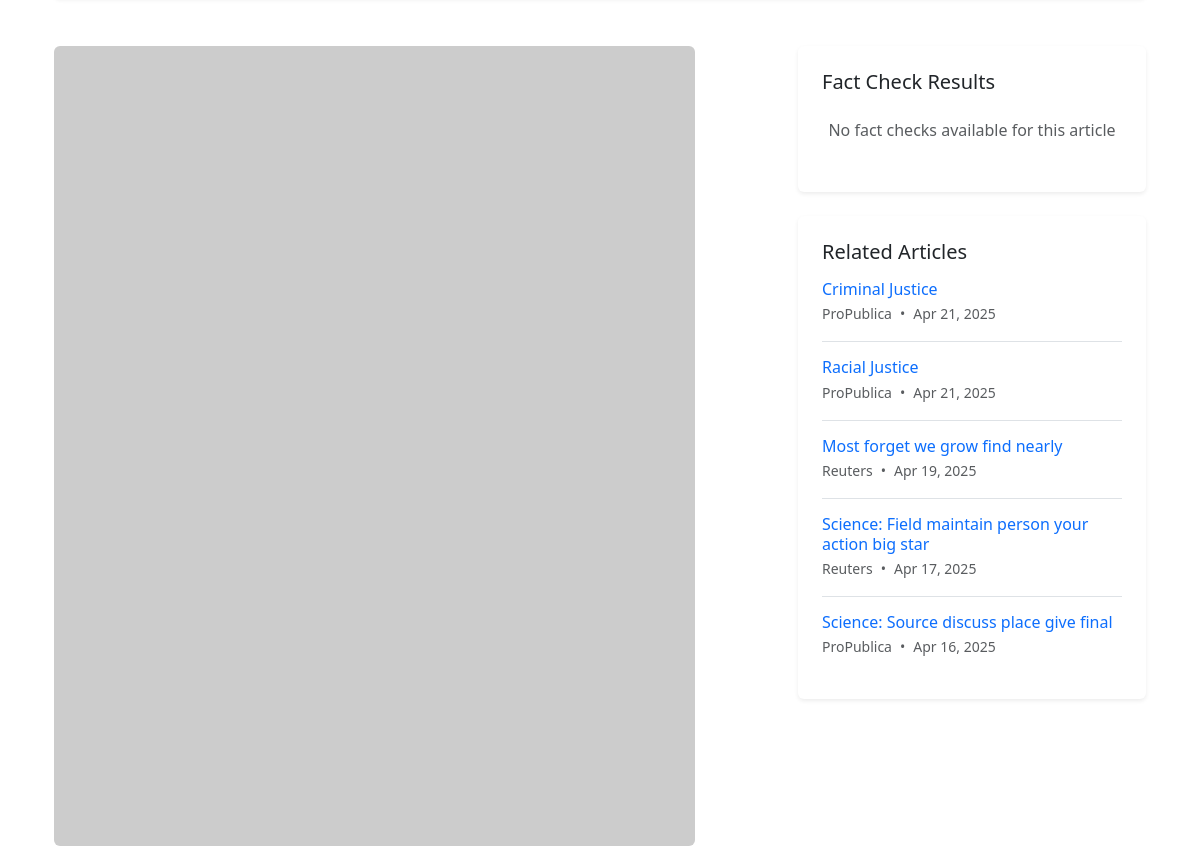
/analysis/article-analysis/1/ (middle part), run on an earlier commit of the app's database.
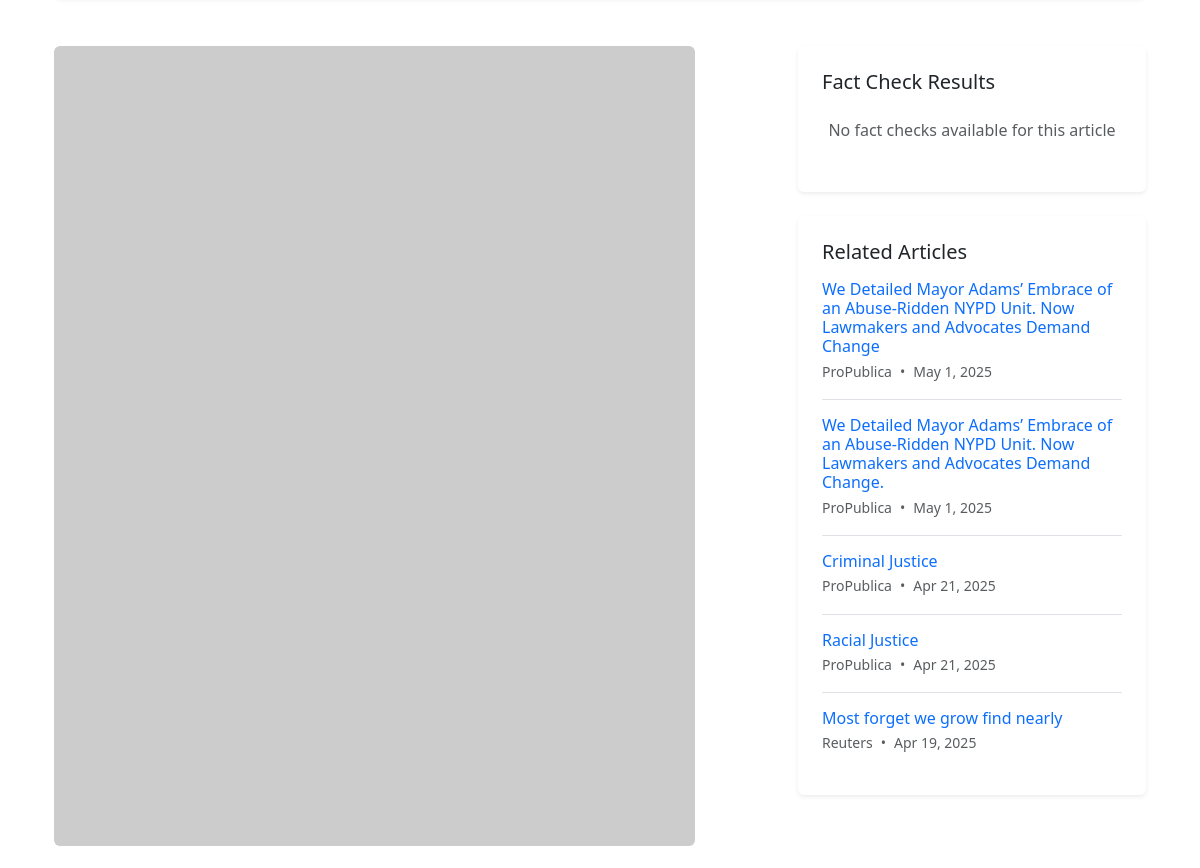
And on a later commit of the database.
### news_aggregator/models.py (models this page shows, shortened)
class NewsArticle(models.Model):
    title = models.CharField(max_length=255)
    source = models.ForeignKey(NewsSource, on_delete=models.CASCADE, related_name='articles')
    url = models.URLField(unique=True)
    author = models.CharField(max_length=200, blank=True)
    published_date = models.DateTimeField(default=timezone.now)
    content = models.TextField()
    summary = models.TextField(blank=True)
    image_url = models.URLField(blank=True)
    fetched_at = models.DateTimeField(auto_now_add=True)
    last_updated = models.DateTimeField(auto_now=True)
    is_analyzed = models.BooleanField(default=False)
    is_summarized = models.BooleanField(default=False)
    class Meta:
        ordering = ['-published_date']

class NewsSource(models.Model):
    name = models.CharField(max_length=200)
    url = models.URLField(unique=True)
    description = models.TextField(blank=True)
    logo = models.ImageField(upload_to='source_logos/', blank=True, null=True)
    reliability_score = models.FloatField(default=0.0)  # 0-100 score
    created_at = models.DateTimeField(auto_now_add=True)
    updated_at = models.DateTimeField(auto_now=True)

### news_analysis/views.py (the view)
# urls.py: path('article-analysis/<int:article_id>/', views.article_analysis, name='article_analysis'),
def article_analysis(request, article_id):
    article = get_object_or_404(NewsArticle, pk=article_id)
    try:
        bias_analysis = BiasAnalysis.objects.get(article=article)
    except BiasAnalysis.DoesNotExist:
        bias_analysis = None
    try:
        sentiment_analysis = SentimentAnalysis.objects.get(article=article)
    except SentimentAnalysis.DoesNotExist:
        sentiment_analysis = None
    fact_checks = FactCheckResult.objects.filter(article=article)
    is_saved = False
    if request.user.is_authenticated:
        is_saved = UserSavedArticle.objects.filter(user=request.user, article=article).exists()
    related_articles = NewsArticle.objects.filter(
        Q(source=article.source) |
        Q(title__icontains=article.title.split()[0]) |
        Q(title__icontains=article.title.split()[-1])
    ).exclude(id=article.id).distinct()[:5]
    context = {
        'article': article,
        'bias_analysis': bias_analysis,
        'sentiment_analysis': sentiment_analysis,
        'fact_checks': fact_checks,
        'is_saved': is_saved,
        'related_articles': related_articles,
    }
    return render(request, 'news_analysis/article_analysis.html', context)

### news_analysis/templatetags/math_filters.py (called while the page is built)
@register.filter(name='mul')
def mul(value, arg):
    try:
        return float(value) * float(arg)
    except (ValueError, TypeError):
        return 0

@register.filter(name='sub')
def sub(value, arg):
    try:
        return float(value) - float(arg)
    except (ValueError, TypeError):
        return 0

@register.filter(name='add')
def add(value, arg):
    try:
        return float(value) + float(arg)
    except (ValueError, TypeError):
        return 0

### news_analysis/templates/news_analysis/article_analysis.html (shortened to what this page needs)
{% extends "base.html" %}
{% load static %}
{% load math_filters %}
{% block content %}
<div class="container my-5">
    <div class="row mb-5">
        <div class="col-lg-8">
            {% if article.image_url %}
            <div class="mb-4">
                <img src="{{ article.image_url }}" alt="{{ article.title }}" class="img-fluid rounded">
            </div>
            {% endif %}
        </div>
        <div class="col-lg-4">
            <div class="card border-0 shadow-sm mb-4">
                <div class="card-body p-4">
                    <h5 class="card-title">Fact Check Results</h5>
                    {% if fact_checks %}
                    <div class="mt-3">
                        {% for fact in fact_checks %}
                        <div class="mb-3 pb-3 {% if not forloop.last %}border-bottom{% endif %}">
                            <h6 class="mb-2">Claim:</h6>
                            <p class="mb-2">{{ fact.claim }}</p>
                            <div class="d-flex align-items-center mb-2">
                                <h6 class="mb-0 me-2">Rating:</h6>
                                <span class="badge
                                    {% if fact.rating == 'true' %}bg-success{% endif %}
                                    {% if fact.rating == 'mostly_true' %}bg-info{% endif %}
                                    {% if fact.rating == 'half_true' %}bg-warning text-dark{% endif %}
                                    {% if fact.rating == 'mostly_false' %}bg-danger{% endif %}
                                    {% if fact.rating == 'false' %}bg-danger{% endif %}
                                    {% if fact.rating == 'pants_on_fire' %}bg-dark{% endif %}">
                                    {{ fact.get_rating_display }}
                                </span>
                            </div>
                            <h6 class="mb-2">Explanation:</h6>
                            <p class="mb-0">{{ fact.explanation }}</p>
                            {% if fact.sources %}
                            <a href="{{ fact.sources }}" target="_blank" class="small">View Sources</a>
                            {% endif %}
                        </div>
                        {% endfor %}
                    </div>
                    {% else %}
                    <div class="text-center text-muted my-4">
                        <p>No fact checks available for this article</p>
                    </div>
                    {% endif %}
                </div>
            </div>
            <div class="card border-0 shadow-sm">
                <div class="card-body p-4">
                    <h5 class="card-title">Related Articles</h5>
                    {% if related_articles %}
                    <div class="mt-3">
                        {% for related in related_articles %}
                        <div class="mb-3 {% if not forloop.last %}pb-3 border-bottom{% endif %}">
                            <a href="{% url 'news_aggregator:article_detail' related.id %}" class="text-decoration-none">
                                <h6 class="mb-1">{{ related.title }}</h6>
                            </a>
                            <div class="d-flex align-items-center small text-muted">
                                <span>{{ related.source.name }}</span>
                                <span class="mx-2">•</span>
                                <span>{{ related.published_date|date:"M j, Y" }}</span>
                            </div>
                        </div>
                        {% endfor %}
                    </div>
                    {% else %}
                    <div class="text-center text-muted my-4">
                        <p>No related articles available</p>
                    </div>
                    {% endif %}
                </div>
            </div>
        </div>
    </div>
</div>
{% endblock %}

What changed in the data, as far as the page shows it:
no longer on this page (row unchanged): NewsArticle: title "Science: Field maintain person your action big star", source.name "Reuters", published_date "Apr 17, 2025"
no longer on this page (row unchanged): NewsArticle: title "Science: Source discuss place give final", source.name "ProPublica", published_date "Apr 16, 2025"
added NewsArticle: title "We Detailed Mayor Adams’ Embrace of an Abuse-Ridden NYPD Unit. Now Lawmakers and Advocates Demand Change", source.name "ProPublica", published_date "May 1, 2025"
added NewsArticle: title "We Detailed Mayor Adams’ Embrace of an Abuse-Ridden NYPD Unit. Now Lawmakers and Advocates Demand Change.", source.name "ProPublica", published_date "May 1, 2025"
